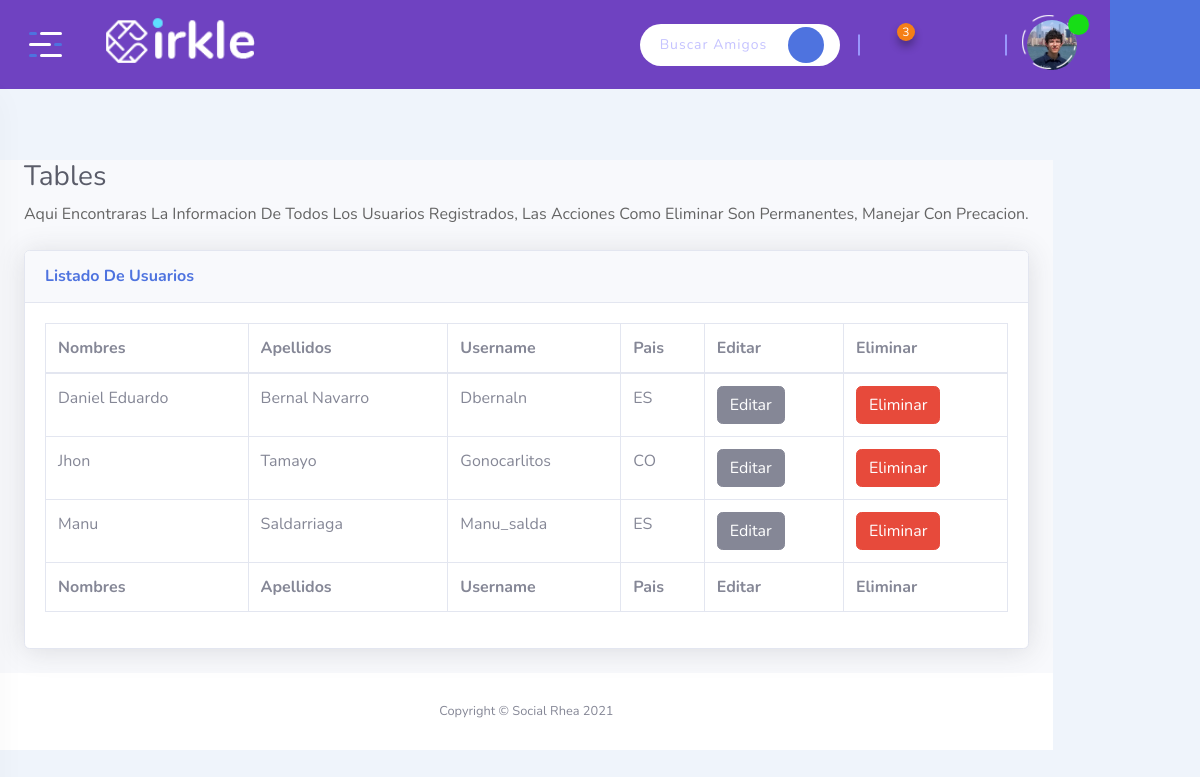
The page /admin/users (signed in) on the database its author committed.
### tables this page shows
CREATE TABLE Usuario (ID_Usuario INTEGER PRIMARY KEY AUTOINCREMENT NOT NULL, Usuario VARCHAR NOT NULL, Contrasena VARCHAR NOT NULL, Rol INT CHECK (Rol = 0 or Rol = 1 or Rol = 2) NOT NULL, Estado INT CHECK (Estado = 0 or Estado = 1) NOT NULL, Nombres VARCHAR NOT NULL, Apellidos VARCHAR NOT NULL, Genero INT CHECK (Genero = 0 or Genero = 1 or Genero = 2) NOT NULL, Email VARCHAR NOT NULL UNIQUE, Ubicacion VARCHAR NOT NULL, Foto VARCHAR, Telefono INT NOT NULL, Fecha_Nacimiento DATE NOT NULL, Estado_Civil INT NOT NULL CHECK (Estado_Civil = 1 or Estado_Civil = 2 or Estado_Civil = 3 or Estado_Civil = 4 or Estado_Civil = 5), Fecha DATE NOT NULL DEFAULT (CURRENT_TIMESTAMP), Privacidad INT NOT NULL CHECK (Privacidad = 1 or Privacidad = 2));

### app.py (the view)
@app.route('/admin/users', methods=['GET', 'POST'])
def admin_users():
  if session['usuario']:
    dbUsuario = db.getUser(session['usuario'])
    usuarios = db.getAllUsers()
    return render_template('dashboard-users.html', usuario=dbUsuario, usuarios=usuarios)

### app.py (called while the page is built)
@app.before_request
def antes_de_cada_peticion():
    ruta = request.path
    if not 'usuario' in session and ruta != "/" and ruta != "/admin-login" and ruta != "/logout" and not ruta.startswith("/static"):
        flash("Inicia sesión para continuar")
        return redirect("/")

### db.py (called while the page is built)
def conectar():
    dbname= 'socialrhea.db'
    conn= sqlite3.connect(dbname)
    return conn

def getUser(user):
    conn= conectar()
    try:
      conn.row_factory = sqlite3.Row
      sql = 'SELECT * FROM Usuario WHERE Usuario = ?'
      cursor = conn.execute(sql, (user,))
      resultados = (cursor.fetchone())
      cursor.close()
      conn.close()
      if not resultados:
        return False
      else:
        return resultados
    except Error as e:
      print(f"error in getUser() : {str(e)}"  )

def getAllUsers():
    conn= conectar()
    conn.row_factory = sqlite3.Row
    try:
      sql = 'SELECT * FROM Usuario WHERE Rol = ?'
      cursor= conn.execute(sql,(2,))
      resultado = (cursor.fetchall())
      if resultado:
        results = [ dict(row) for row in resultado ]
      return results
    except Error as e:
      print(f"error in getPostsFeed() : {str(e)}"  )

### templates/dashboard-users.html (shortened to what this page needs)
{% extends 'dashboard-base.html' %}
{% block contenido %}
<div class="page-content">
  <div id="content-wrapper" class="d-flex flex-column">
      <div class="container-fluid">
        <h1 class="h3 mb-2 text-gray-800">Tables</h1>
        <p class="mb-4">Aqui encontraras la informacion de todos los usuarios registrados, las Acciones como Eliminar son permanentes, manejar con precacion.</p>
        <div class="card shadow mb-4">
            <div class="card-header py-3">
                <h6 class="m-0 font-weight-bold text-primary">Listado de Usuarios</h6>
            </div>
            <div class="card-body">
                <div class="table-responsive">
                    <table class="table table-bordered" id="dataTable" width="100%" cellspacing="0">
                        <thead>
                            <tr>
                              <th>Nombres</th>
                              <th>Apellidos</th>
                              <th>Username</th>
                              <th>Pais</th>
                              <th>Editar</th>
                              <th>Eliminar</th>
                            </tr>
                        </thead>
                        <tfoot>
                            <tr>
                                <th>Nombres</th>
                                <th>Apellidos</th>
                                <th>Username</th>
                                <th>Pais</th>
                                <th>Editar</th>
                                <th>Eliminar</th>
                            </tr>
                        </tfoot>
                        <tbody>
                        {% for usr in usuarios %}
                            <tr>
                                <td>{{ usr.Nombres }}</td>
                                <td>{{ usr.Apellidos }}</td>
                                <td>{{ usr.Usuario }}</td>
                                <td>{{ usr.Ubicacion }}</td>
                                <td>
                                  <a href="/editeuser/{{ usr.Usuario }}" class="btn btn-secondary js-delete">Editar</a>
                                </td>
                                <td>
                                  <a href="/deleteuser/{{ usr.Usuario }}" class="btn btn-danger js-delete">Eliminar</a>
                                </td>
                              </tr>
                        {% endfor %}
                        </tbody>
                    </table>
                </div>
            </div>
        </div>
    </div>
      <footer class="sticky-footer bg-white">
          <div class="container my-auto">
              <div class="copyright text-center my-auto">
                  <span>Copyright &copy; Social Rhea 2021</span>
              </div>
          </div>
      </footer>
  </div>
</div>
{% endblock %}

### templates/dashboard-base.html (shortened to what this page needs)
<!DOCTYPE html>
<html class="no-js" lang="">
<head>
    <link rel="stylesheet" href="{{ url_for('static', filename='css/bootstrap.min.css' ) }}">
    <link rel="stylesheet" href="{{ url_for('static', filename='css/app.css' ) }}">
    <link rel="stylesheet" href="{{ url_for('static', filename='assets/icofont/icofont.min.css' ) }}">
    <link rel="stylesheet" href="{{ url_for('static', filename='css/sb-admin-2.min.css' ) }}">
</head>
<body class="bg-link-water">
    <div id="wrapper" class="wrapper">
        <header class="fixed-header">
            <div class="header-menu">
                <div class="navbar">
                    <div class="nav-item d-none d-sm-block">
                        <div class="header-logo">
                            <a href="/"><img src="{{ url_for('static', filename='assets/img/logo.png')}}" width="190" alt="Social Rhea"></a>
                        </div>
                    </div>
                    <div class="nav-item header-control">
                        <div class="inline-item d-none d-md-block">
                          <form action="" method="POST" class="js-search">
                            <div class="input-group">
                              <input type="text" class="form-control" name="busqueda" placeholder="Buscar Amigos.......">
                              <div class="input-group-append">
                                <input type="submit" class="submit-btn" value="" type="button"><i class="icofont-search"></i></input>
                              </div>
                            </div>
                          </form>
                        </div>
                        <div class="inline-item d-flex align-items-center">
                          <div class="dropdown dropdown-notification">
                            <button class="dropdown-toggle" type="button" data-toggle="dropdown" aria-expanded="false">
                                <i class="icofont-notification"></i><span class="notify-count">3</span>
                            </button>
                        </div>
                        <div class="dropdown dropdown-message">
                          <button class="dropdown-toggle" type="button" data-toggle="dropdown" aria-expanded="false">
                              <i class="icofont-speech-comments"></i>
                          </button>
                      </div>
                            <div class="dropdown dropdown-friend">
                                <button class="dropdown-toggle" type="button" data-toggle="dropdown" aria-expanded="false">
                                    <i class="icofont-users-alt-4"></i>
                                </button>
                            </div>
                        </div>
                        <div class="inline-item">
                            <div class="dropdown dropdown-admin">
                                <a href="/profile/{{ usuario.Usuario }}" class="dropdown-toggle"></button>
                                    <span class="media">
                                        <span class="item-img">
                                            <img src="/static/uploads/imgusuarios/{{ usuario.Foto }}" width="50" height="50" alt="{{ usuario.Nombre }}">
                                            <span class="acc-verified"><i class="icofont-check"></i></span>
                                        </span>
                                    </span>
                                  </a>
                            </div>
                        </div>
                    </div>
                </div>
            </div>
        </header>
        <div class="fixed-sidebar">
            <div class="fixed-sidebar-left small-sidebar">
                <div class="sidebar-toggle">
                    <button class="toggle-btn toggler-open">
                        <span></span>
                        <span></span>
                        <span></span>
                    </button>
                </div>
            </div>
        </div>
        <div class="fixed-sidebar right">
            <div class="fixed-sidebar-right small-sidebar">
                <div class="sidebar-toggle" id="chat-head-toggle">
                    <button class="chat-icon">
                        <i class="icofont-speech-comments"></i>
                    </button>
                </div>
            </div>
        </div>
        {% block contenido %}
        {% endblock %}
  </div>
</body>
</html>

### rows shown on the page
Usuario: Foto (picture)
Usuario: Nombres "Daniel Eduardo", Apellidos "Bernal Navarro", Usuario "Dbernaln", Ubicacion "ES"
Usuario: Nombres "Jhon", Apellidos "Tamayo", Usuario "Gonocarlitos", Ubicacion "CO"
Usuario: Nombres "Manu", Apellidos "Saldarriaga", Usuario "Manu_salda", Ubicacion "ES"
